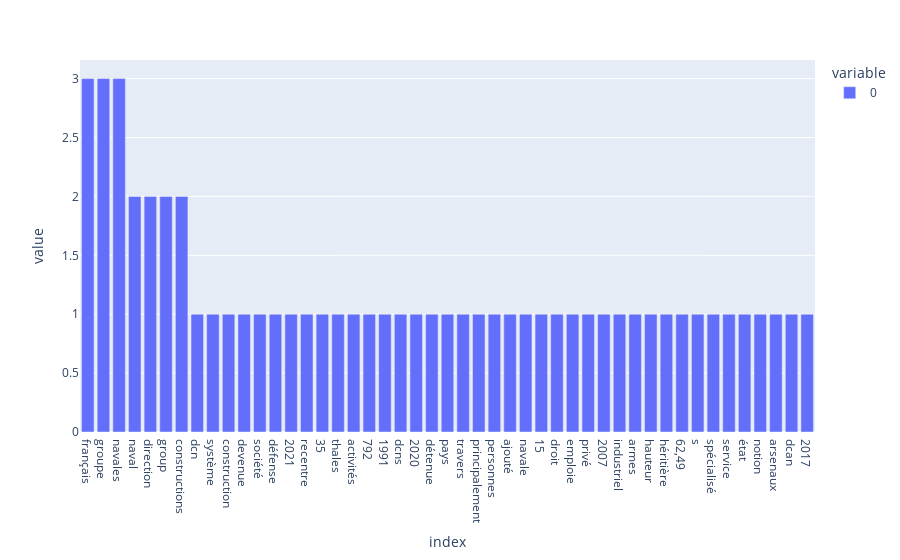

The code cell stored with this chart in its notebook:
### Markdown cell above
**Exercice** : en utilisant la fonction `show_most_frequent_tokens`, afficher la liste des tokens les plus fréquent dans le texte.

### Code cell
show_most_frequent_tokens(tokens_normalized)

### Figure 1 — Plotly figure (JSON) as saved in the notebook; plotly's stock layout.template omitted (floating-point values rounded to 4 significant figures)
{"data": [{"alignmentgroup": "True", "hovertemplate": "variable=0<br>index=%{x}<br>value=%{y}<extra></extra>", "legendgroup": "0", "marker": {"color": "#636efa", "pattern": {"shape": ""}}, "name": "0", "offsetgroup": "0", "orientation": "v", "showlegend": true, "textposition": "auto", "type": "bar", "x": ["français", "groupe", "navales", "naval", "direction", "group", "constructions", "dcn", "système", "construction", "devenue", "société", "défense", "2021", "recentre", "35", "thales", "activités", "792", "1991", "dcns", "2020", "détenue", "pays", "travers", "principalement", "personnes", "ajouté", "navale", "15", "droit", "emploie", "privé", "2007", "industriel", "armes", "hauteur", "héritière", "62,49", "s", "spécialisé", "service", "état", "notion", "arsenaux", "dcan", "2017"], "xaxis": "x", "y": [3, 3, 3, 2, 2, 2, 2, 1, 1, 1, 1, 1, 1, 1, 1, 1, 1, 1, 1, 1, 1, 1, 1, 1, 1, 1, 1, 1, 1, 1, 1, 1, 1, 1, 1, 1, 1, 1, 1, 1, 1, 1, 1, 1, 1, 1, 1], "yaxis": "y"}], "layout": {"barmode": "relative", "legend": {"title": {"text": "variable"}, "tracegroupgap": 0}, "margin": {"t": 60}, "xaxis": {"anchor": "y", "domain": [0, 1], "title": {"text": "index"}}, "yaxis": {"anchor": "x", "domain": [0, 1], "title": {"text": "value"}}}}
